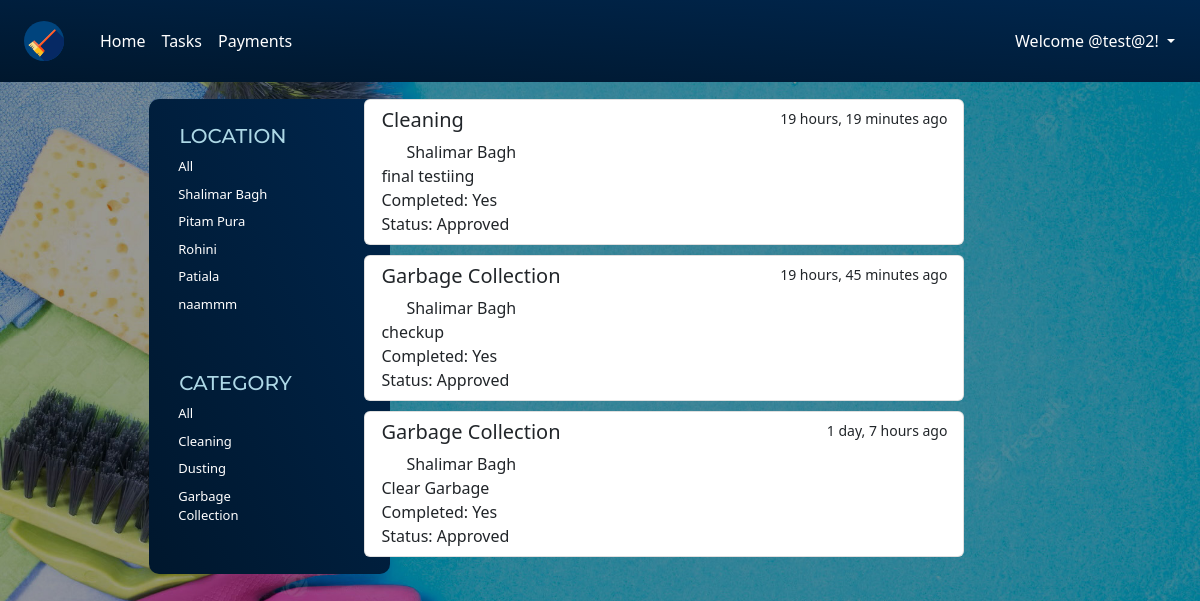
The page /?q=Shalimar Bagh (signed in) on the database its author committed.
### base/models.py (models this page shows)
class Location(models.Model):
    name = models.CharField(max_length=100)
    def __str__(self):
        return self.name

class Category(models.Model):
    name = models.CharField(max_length=100)
    def __str__(self):
        return self.name

class Tasks(models.Model):
    name = models.CharField(max_length=100)
    assigned = models.ForeignKey(User,on_delete=models.CASCADE,null=True,blank=True)
    category = models.ForeignKey(Category,on_delete=models.CASCADE)
    location = models.ForeignKey(Location,on_delete=models.CASCADE)
    created = models.DateTimeField(auto_now_add=True)
    completed = models.DateTimeField(null=True, default=None,blank=True)
    approved_time = models.DateTimeField(null=True, default=None,blank=True)
    approved = models.BooleanField(default=False)
    image = models.ImageField(upload_to='task_images',null=True,blank=True)
    def __str__(self):
        return self.name
    class Meta:
        ordering = ['-created']

### base/views.py (the view)
# urls.py: path('',views.home,name="home"),
@login_required(login_url='loginPage')
def home(request):
    q=request.GET.get('q') if request.GET.get('q') != None else ''
    if request.user.is_staff:
        tasks = Tasks.objects.filter(
            Q(location__name__icontains = q) |
            Q(category__name__icontains = q)
        )
    else:
        tasks = request.user.tasks_set.filter(
            Q(location__name__icontains = q) |
            Q(category__name__icontains = q)
        )
    print(tasks)
    location = Location.objects.all()
    category = Category.objects.all()
    context = {'tasks':tasks,'locations':location, "categories":category}
    return render(request,"base/home.html",context)

### base/templates/base/home.html (shortened to what this page needs)
{% extends "main.html" %}
{% load static %}
{% block head %}
<link rel="stylesheet" href="{% static 'styles/home.css' %}">
    {% endblock %}
    {% block content %}
    <br />
    <div class="d-flex">
      <div class="d-flex m-100">
        <nav class="left-box flex-column bg-dark d-inline-block">
          <h3 class="location">LOCATION</h3>
          {% include "base/location_component.html" %}
          <br>
          <br>
          <h3 class="location">CATEGORY</h3>
          {% include "base/Category_component.html" %}
          <br>
        </nav>
      </div>
      <div class="d-flex kush flex-column w-50">
        {% include "base/Task_component.html" %}
      </div>
    </div>
  {% endblock %}

### templates/navbar.html (shortened to what this page needs)
{% load static %}
<section class="bg-nav fixed-top">
  <nav class="navbar navbar-expand-lg rounded ">
    <div class="container-fluid">
      <nav class="navbar">
        <div class="container">
          <a class="navbar-brand" href="{% url 'home' %}">
            <img src="{% static 'images/logo3.svg' %}" alt="Logo" width="40" height="40">
          </a>
        </div>
      </nav>
      <div class="collapse navbar-collapse" id="navbarSupportedContent">
        <ul class="navbar-nav me-auto mb-2 mb-lg-0">
          <li class="nav-item">
            <a class="nav-link active text-white" aria-current="page" href="#"
              >Home</a
            >
          </li>
          <li class="nav-item">
            <a class="nav-link text-white" href="#">Tasks</a>
          </li>
          <li class="nav-item">
            <a class="nav-link text-white" href="#">Payments</a>
          </li>
        </ul>
        <form class="d-flex" role="search">
          <div class="dropdown">
            <button
              class="btn dropdown-toggle text-white"
              type="button"
              data-bs-toggle="dropdown"
              aria-expanded="false"
            >
              Welcome @{{ request.user.username }}!
            </button>
          </div>
        </form>
      </div>
    </div>
  </nav>
  </section>

### base/templates/base/location_component.html
  <a href="{% url 'home' %}" class="nav-link text-white tags">All</a>
{% for location in locations %}
<a href="{% url 'home' %}?q={{ location.name|urlencode }}" class="nav-link text-white tags">{{ location.name }}</a>
{% endfor %}

### base/templates/base/category_component.html
  <a href="{% url 'home' %}" class="nav-link text-white tags">All</a>
{% for category in categories %}
<a href="{% url 'home' %}?q={{ category.name|urlencode }} " class="nav-link text-white tags">{{ category.name }}</a>
{% endfor %}

### base/templates/base/task_component.html
{% load static %}
  {% for task in tasks %}
        {% if request.user.is_staff %}
        <div class="list-group w-100 list task">
          <a
            href="{% url 'taskApprove' task.id %}"
            class="list-group-item list-group-item-action"
            aria-current="true"
          >
            <div class="d-flex w-100 justify-content-between">
              <h5 class="mb-2 font-weight-bold">{{ task.category }}</h5>
              <small>{{task.created|timesince}} ago</small>
            </div>
            <div class="d-flex flex-horizontal ml-0">
              <object
                class="logo"
                data="{% static 'Images/location1.svg' %}"
                width="25"
                height="20"
              ></object>
              <p class="mb-0">{{ task.location }}</p>
            </div>
            <h5 class="font-weight-bold w-2 mb-0">{{ task.name }}</h5>
            {% if task.completed is None %}
            Completed: No <br>
            {% else %}
              Completed: Yes <br>
            {% endif %}
            {% if task.approved is False %}
            <h6 class="leftbox-right font-weight-bold w-2 mb-0 text-red">Status: Not Approved</h6>
            {% else %}
            <h6 class="leftbox-right font-weight-bold mb-0">Status: Approved</h6>
            {% endif %}
            Assigned to- @{{ task.assigned.username}} <br>
          </a>
        </div>
        {% else %}
        <div class="list-group w-100 list task">
          <a
            href="{% url 'taskImage' task.id %}"
            class="list-group-item list-group-item-action"
            aria-current="true"
          >
            <div class="d-flex w-100 justify-content-between">
              <h5 class="mb-2">{{ task.category }}</h5>
              <small>{{task.created|timesince}} ago</small>
            </div>
            <div class="d-flex flex-horizontal ml-0">
              <object
                class="logo"
                data="{% static 'Images/location1.svg' %}"
                width="25"
                height="20"
              ></object>
              <p class="mb-0">{{ task.location }}</p>
            </div>
            {{ task.name }} <br>
            {% if task.completed is None %}
              Completed: No <br>
            {% else %}
              Completed: Yes <br>
            {% endif %}
            {% if task.approved is False %}
              Status: Not Approved    <br>
            {% else %}
              Status: Approved     <br>
            {% endif %}
          </a>
        </div>
        {% endif %}
        {% endfor %}

### static/styles/home.css (style rules this page uses)
body { background-image: url(/Images/background.jpeg); background-image: url(http://127.0.0.1:8000/static/images/background.jpeg); background-repeat: no-repeat; background-size: cover; padding-top: 75px; }
.task { margin-bottom: 10px; }
.bg-nav { background-image: linear-gradient(to top right, #00172d, #00264d); }
.kush { margin-left: 20%; }
.location { font-family: 'Montserrat', sans-serif; margin:auto; padding: 5px; font-size: 20px; color: lightblue; }
.tags { margin:auto; padding: 4px; font-size: 13px; text-decoration: none; }
.left-box { text-align: left; padding: 20px; margin-left: 120%; background-image: linear-gradient(to top right, #00172d, #00264d); height: 100%; padding: 20px 75% 20px 20%; max-height: 525px; border-radius: 10px; }

### rows shown on the page
Location: name "Shalimar Bagh"
Location: name "Pitam Pura"
Location: name "Rohini"
Location: name "Patiala"
Location: name "naammm"
Category: name "Cleaning"
Category: name "Dusting"
Category: name "Garbage Collection"
Tasks: category "Cleaning", created "19 hours, 19 minutes", location "Shalimar Bagh", name "final testiing", shows "Completed: Yes", approved "Status: Approved"
Tasks: category "Garbage Collection", created "19 hours, 45 minutes", location "Shalimar Bagh", name "checkup", shows "Completed: Yes", approved "Status: Approved"
Tasks: category "Garbage Collection", created "1 day, 7 hours", location "Shalimar Bagh", name "Clear Garbage", shows "Completed: Yes", approved "Status: Approved"

### other values the page prints
{{ request.user.username }} "test@2"
